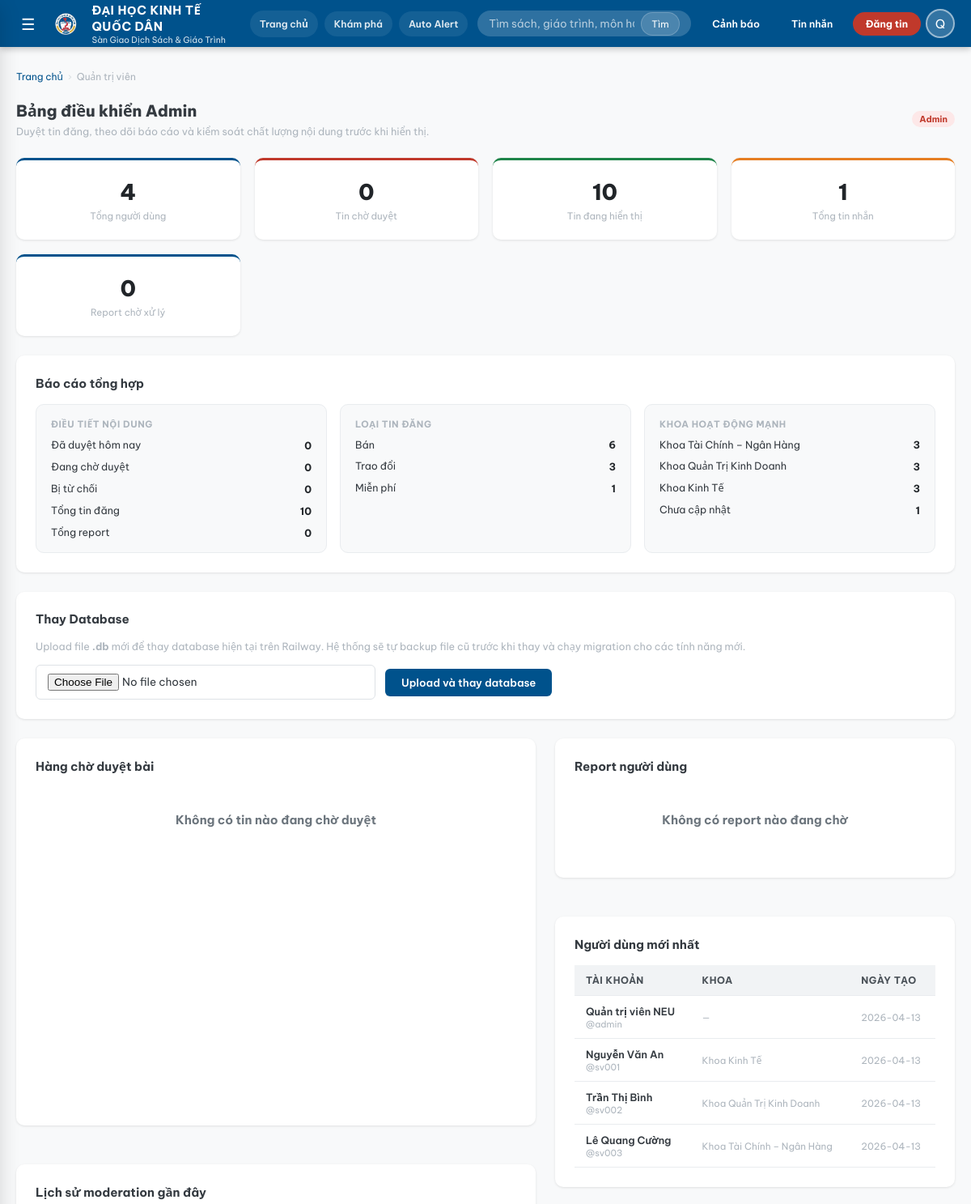
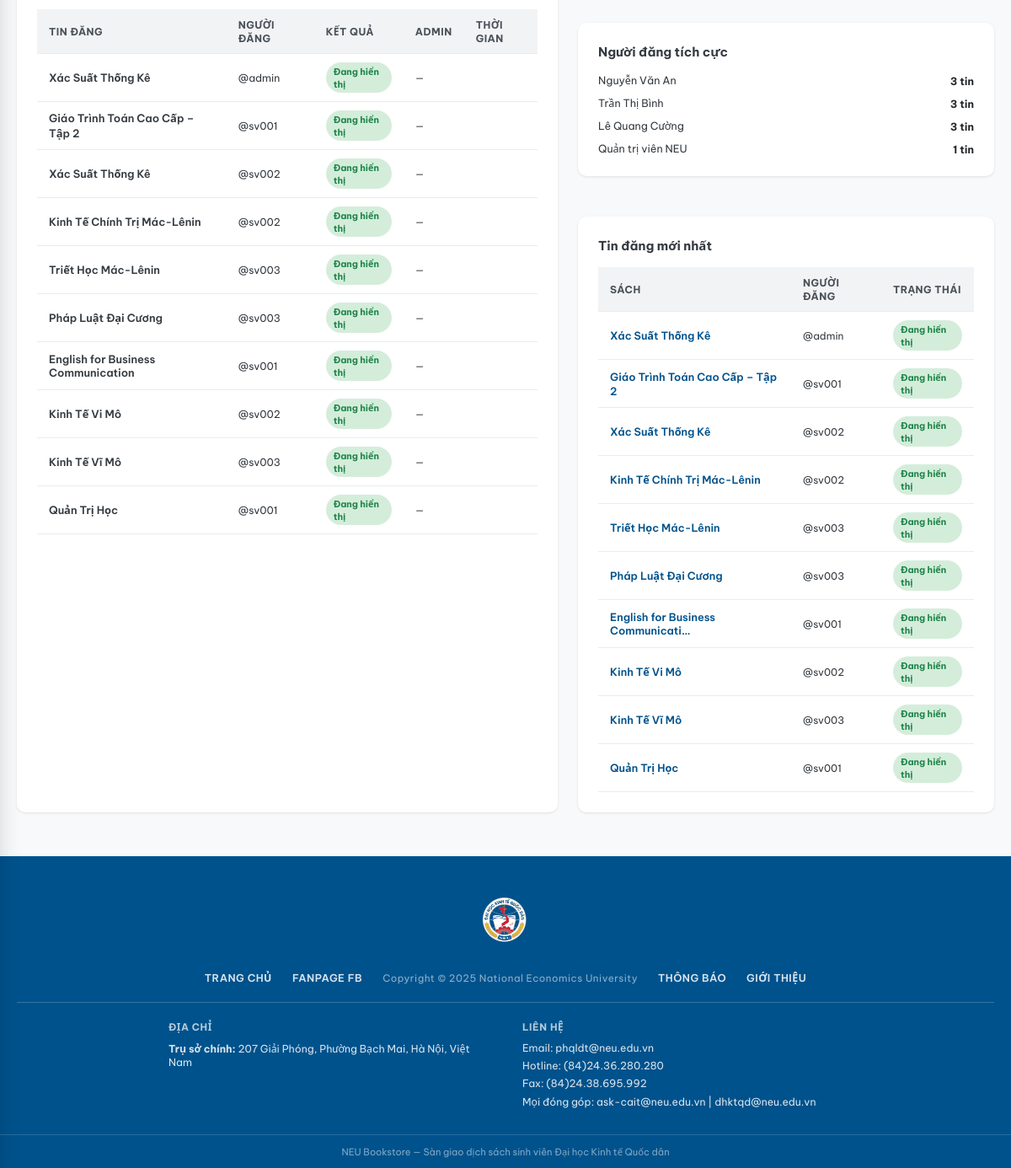
Page /admin (signed in) on the earlier database version (2 pictures, top to bottom).
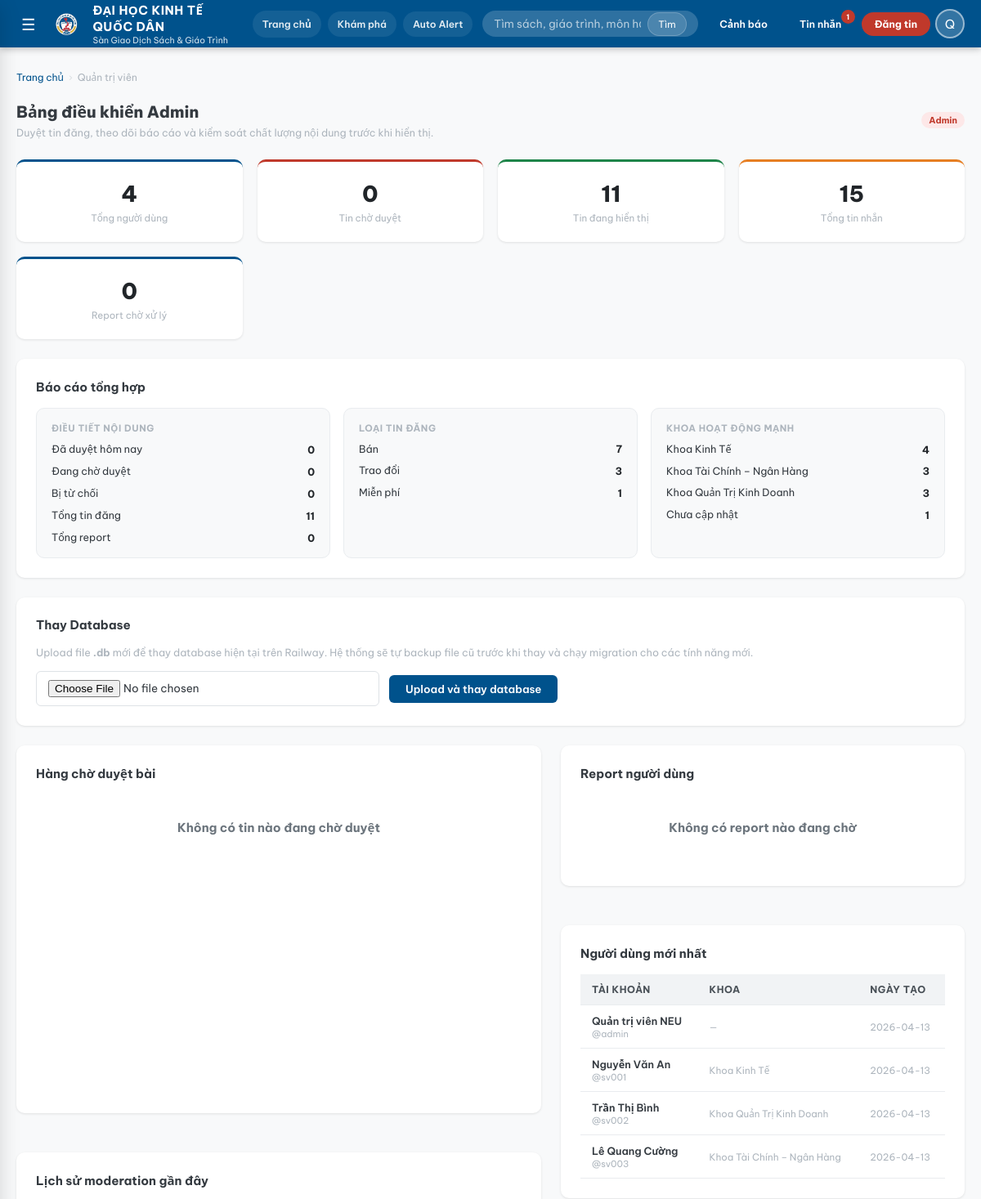
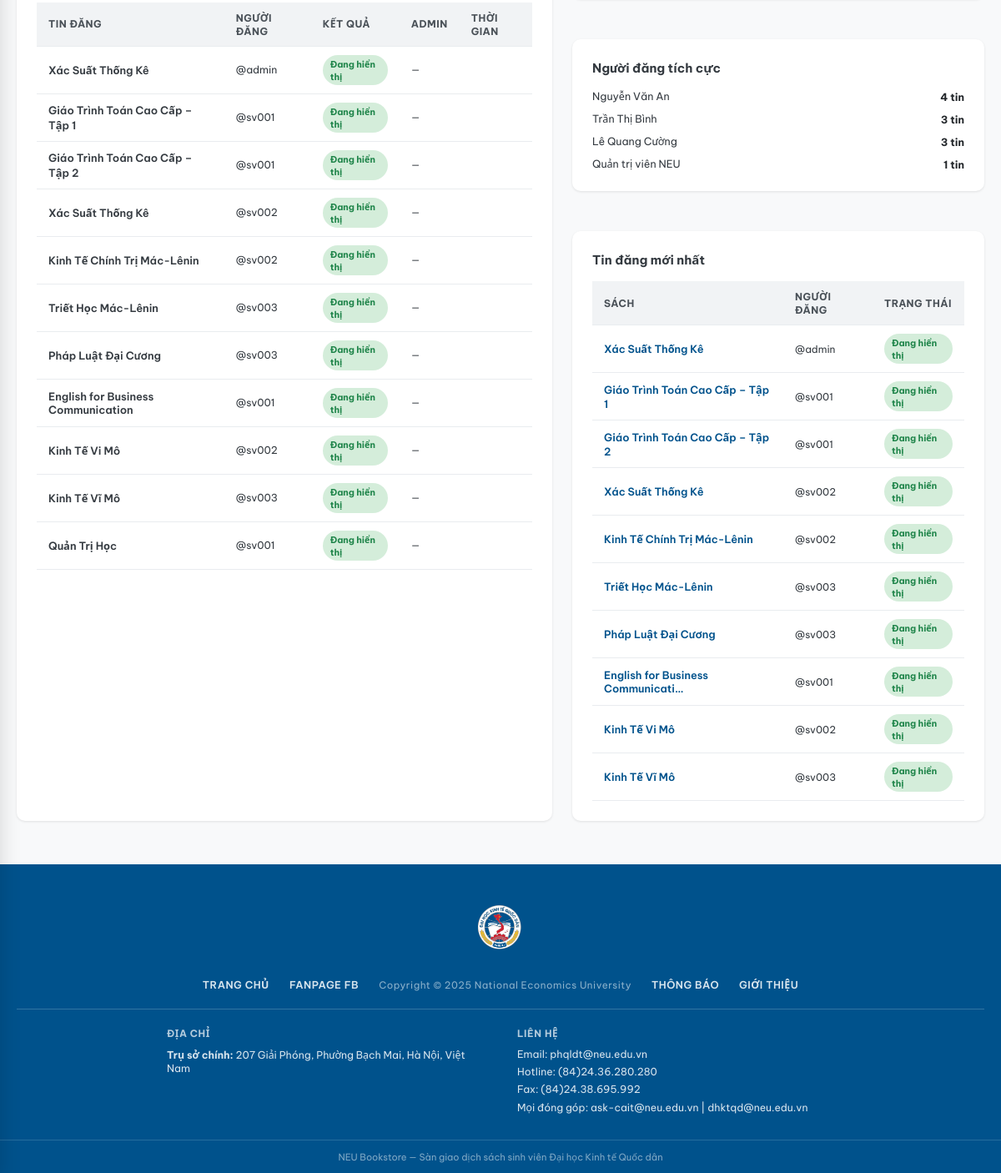
Same page on the later database version (2 pictures, top to bottom).
### tables this page shows
CREATE TABLE "listings" (
            id              INTEGER PRIMARY KEY AUTOINCREMENT,
            book_id         INTEGER REFERENCES books(id) ON DELETE CASCADE,
            seller_id       INTEGER REFERENCES users(id) ON DELETE CASCADE,
            listing_type    TEXT NOT NULL CHECK(listing_type IN ('sell','exchange','free')),
            price           REAL DEFAULT 0,
            condition       TEXT NOT NULL
                            CHECK(condition IN ('new','like_new','good','fair','poor')),
            notes           TEXT,
            status          TEXT DEFAULT 'active'
                            CHECK(status IN ('pending','active','rejected','sold','reserved','closed')),
            exchange_for    TEXT,
            moderated_by    INTEGER REFERENCES users(id) ON DELETE SET NULL,
            moderated_at    TIMESTAMP,
            moderation_note TEXT,
            views           INTEGER DEFAULT 0,
            created_at      TIMESTAMP DEFAULT CURRENT_TIMESTAMP,
            updated_at      TIMESTAMP DEFAULT CURRENT_TIMESTAMP
        , meeting_label TEXT, meeting_latitude REAL, meeting_longitude REAL);

CREATE TABLE books (
    id           INTEGER PRIMARY KEY AUTOINCREMENT,
    title        TEXT    NOT NULL,
    author       TEXT,
    isbn         TEXT,
    publisher    TEXT,
    publish_year INTEGER,
    edition      TEXT,
    category_id  INTEGER REFERENCES categories(id) ON DELETE SET NULL,
    faculty      TEXT,
    course_year  INTEGER,
    subject_code TEXT,
    description  TEXT,
    cover_emoji  TEXT    DEFAULT '📖',
    created_at   TIMESTAMP DEFAULT CURRENT_TIMESTAMP
, cover_image TEXT);

CREATE TABLE users (
    id            INTEGER PRIMARY KEY AUTOINCREMENT,
    username      TEXT    UNIQUE NOT NULL,
    password_hash TEXT    NOT NULL,
    full_name     TEXT,
    email         TEXT,
    phone         TEXT,
    student_id    TEXT    UNIQUE,
    faculty       TEXT,
    course_year   INTEGER,
    role          TEXT    DEFAULT 'student' CHECK(role IN ('student','admin')),
    bio           TEXT,
    rating_avg    REAL    DEFAULT 0,
    rating_count  INTEGER DEFAULT 0,
    created_at    TIMESTAMP DEFAULT CURRENT_TIMESTAMP
, reputation_score INTEGER DEFAULT 0, completed_deals INTEGER DEFAULT 0, location_label TEXT, latitude REAL, longitude REAL);

### app.py (the view)
@app.route("/admin")
@login_required
@admin_required
def admin():
    conn = get_db_connection()
    stats = conn.execute("""
        SELECT
          (SELECT COUNT(*) FROM users)                               total_users,
          (SELECT COUNT(*) FROM books)                               total_books,
          (SELECT COUNT(*) FROM listings)                            total_listings,
          (SELECT COUNT(*) FROM listings WHERE status='active')      active_listings,
          (SELECT COUNT(*) FROM listings WHERE status='pending')     pending_listings,
          (SELECT COUNT(*) FROM listings WHERE status='rejected')    rejected_listings,
          (SELECT COUNT(*) FROM user_reports WHERE status='pending') pending_reports,
          (SELECT COUNT(*) FROM user_reports)                        total_reports,
          (SELECT COUNT(*) FROM messages)                            total_messages,
          (SELECT COUNT(*) FROM listings
             WHERE moderated_at >= date('now'))                      moderated_today
    """).fetchone()
    recent_users = conn.execute(
        "SELECT * FROM users ORDER BY created_at DESC LIMIT 10"
    ).fetchall()
    pending_listings = conn.execute("""
        SELECT l.*, b.title, u.username seller, u.full_name seller_name
        FROM listings l
        JOIN books b ON b.id=l.book_id
        JOIN users u ON u.id=l.seller_id
        WHERE l.status='pending'
        ORDER BY l.created_at ASC
        LIMIT 20
    """).fetchall()
    recent_listings = conn.execute("""
        SELECT l.*, b.title, b.cover_image, u.username seller, u.full_name seller_name
        FROM listings l
        JOIN books b ON b.id=l.book_id
        JOIN users u ON u.id=l.seller_id
        ORDER BY l.created_at DESC LIMIT 10
    """).fetchall()
    listing_type_report = conn.execute("""
        SELECT listing_type, COUNT(*) total
        FROM listings
        GROUP BY listing_type
        ORDER BY total DESC
    """).fetchall()
    faculty_report = conn.execute("""
        SELECT COALESCE(u.faculty, 'Chưa cập nhật') faculty, COUNT(*) total
        FROM listings l
        JOIN users u ON u.id=l.seller_id
        WHERE l.status='active'
        GROUP BY COALESCE(u.faculty, 'Chưa cập nhật')
        ORDER BY total DESC
        LIMIT 8
    """).fetchall()
    top_sellers = conn.execute("""
        SELECT u.username, u.full_name, COUNT(*) total_listings
        FROM listings l
        JOIN users u ON u.id=l.seller_id
        WHERE l.status='active'
        GROUP BY u.id
        ORDER BY total_listings DESC, u.username ASC
        LIMIT 8
    """).fetchall()
    moderation_report = conn.execute("""
        SELECT l.id, b.title, l.status, l.moderated_at, l.moderation_note,
               u.username seller, a.username admin_name
        FROM listings l
        JOIN books b ON b.id=l.book_id
        JOIN users u ON u.id=l.seller_id
        LEFT JOIN users a ON a.id=l.moderated_by
        WHERE l.status IN ('active', 'rejected')
        ORDER BY COALESCE(l.moderated_at, l.updated_at) DESC
        LIMIT 12
    """).fetchall()
    pending_reports = conn.execute("""
        SELECT r.*, reporter.username reporter_username, reporter.full_name reporter_name,
               target.username target_username, target.full_name target_name,
               l.id listing_id, b.title listing_title
        FROM user_reports r
        JOIN users reporter ON reporter.id=r.reporter_id
        JOIN users target   ON target.id=r.reported_user_id
        LEFT JOIN listings l ON l.id=r.listing_id
        LEFT JOIN books b ON b.id=l.book_id
        WHERE r.status='pending'
        ORDER BY r.created_at ASC
        LIMIT 20
    """).fetchall()
    conn.close()
    return render_template(
        "admin.html",
        stats=stats,
        recent_users=recent_users,
        pending_listings=pending_listings,
        recent_listings=recent_listings,
        listing_type_report=listing_type_report,
        faculty_report=faculty_report,
        top_sellers=top_sellers,
        moderation_report=moderation_report,
        pending_reports=pending_reports,
    )

### app.py (called while the page is built)
def format_local_timestamp(value, fmt="%H:%M"):
    if not value:
        return ""
    try:
        dt = datetime.strptime(value, "%Y-%m-%d %H:%M:%S") + timedelta(hours=7)
        return dt.strftime(fmt)
    except ValueError:
        return value

def login_required(f):
    @wraps(f)
    def decorated(*args, **kwargs):
        if "user_id" not in session:
            flash("Vui lòng đăng nhập để tiếp tục.", "warning")
            return redirect(url_for("login"))
        return f(*args, **kwargs)
    return decorated

def admin_required(f):
    @wraps(f)
    def decorated(*args, **kwargs):
        if session.get("role") != "admin":
            flash("Không có quyền truy cập.", "danger")
            return redirect(url_for("home"))
        return f(*args, **kwargs)
    return decorated

def get_current_user():
    if "user_id" not in session:
        return None
    conn = get_db_connection()
    user = conn.execute("SELECT * FROM users WHERE id=?", (session["user_id"],)).fetchone()
    conn.close()
    return user

### templates/admin.html (shortened to what the changed rows need)
{% extends "base.html" %}
{% block content %}
<div class="container">
  <div style="display:flex;align-items:center;gap:10px;justify-content:space-between;flex-wrap:wrap;margin-bottom:24px">
    <div>
      <h1 style="font-size:1.3rem;font-weight:800">Bảng điều khiển Admin</h1>
    </div>
  </div>
  <div class="stats-grid" style="margin-bottom:24px">
    <div class="stat-card">
      <div class="stat-value">{{ stats.active_listings }}</div>
      <div class="stat-label">Tin đang hiển thị</div>
    </div>
    <div class="stat-card">
      <div class="stat-value">{{ stats.total_messages }}</div>
      <div class="stat-label">Tổng tin nhắn</div>
    </div>
  </div>
  <div class="panel" style="margin-bottom:24px">
    <div class="report-grid">
      <div class="report-card">
        <div class="report-list">
          <div class="report-row"><span>Tổng tin đăng</span><strong>{{ stats.total_listings }}</strong></div>
        </div>
      </div>
      <div class="report-card">
        <div class="report-list">
          {% for row in listing_type_report %}
            <div class="report-row">
              <span>{{ TYPE_LABELS.get(row.listing_type, (row.listing_type, ''))[0] }}</span>
              <strong>{{ row.total }}</strong>
            </div>
          {% endfor %}
        </div>
      </div>
      <div class="report-card">
        <div class="report-list">
          {% for row in faculty_report %}
            <div class="report-row">
              <span>{{ row.faculty }}</span>
              <strong>{{ row.total }}</strong>
            </div>
          {% endfor %}
        </div>
      </div>
    </div>
  </div>
  <div class="admin-grid">
    <div class="admin-stack">
      <div class="panel">
        <div class="table-wrap">
          <table>
            <thead>
              <tr>
                <th>Tin đăng</th>
                <th>Người đăng</th>
                <th>Kết quả</th>
                <th>Admin</th>
                <th>Thời gian</th>
              </tr>
            </thead>
            <tbody>
              {% for row in moderation_report %}
                {% set status_info = LISTING_STATUS_META.get(row.status, (row.status, 'badge-gray')) %}
                <tr>
                  <td>
                    <div style="font-weight:600;font-size:.86rem">{{ row.title }}</div>
                  </td>
                  <td style="font-size:.82rem">@{{ row.seller }}</td>
                  <td><span class="badge {{ status_info[1] }}">{{ status_info[0] }}</span></td>
                  <td style="font-size:.82rem">{{ row.admin_name or '—' }}</td>
                  <td style="font-size:.78rem;color:var(--gray-500)">{{ format_local_timestamp(row.moderated_at, '%d/%m %H:%M') }}</td>
                </tr>
              {% endfor %}
            </tbody>
          </table>
        </div>
      </div>
    </div>
    <div class="admin-stack">
      <div class="panel">
        <div class="table-wrap">
          <table>
            <thead>
              <tr>
                <th>Tài khoản</th>
                <th>Khoa</th>
                <th>Ngày tạo</th>
              </tr>
            </thead>
            <tbody>
              {% for u in recent_users %}
                <tr>
                  <td>
                    <div style="font-weight:600">{{ u.full_name or u.username }}</div>
                    <div style="font-size:.74rem;color:var(--gray-500)">@{{ u.username }}</div>
                  </td>
                  <td style="font-size:.78rem;color:var(--gray-500)">{{ u.faculty or '—' }}</td>
                  <td style="font-size:.78rem;color:var(--gray-500)">{{ u.created_at[:10] }}</td>
                </tr>
              {% endfor %}
            </tbody>
          </table>
        </div>
      </div>
      <div class="panel">
        <div class="report-list">
          {% for row in top_sellers %}
            <div class="report-row">
              <span>{{ row.full_name or row.username }}</span>
              <strong>{{ row.total_listings }} tin</strong>
            </div>
          {% endfor %}
        </div>
      </div>
      <div class="panel">
        <div class="table-wrap">
          <table>
            <thead>
              <tr>
                <th>Sách</th>
                <th>Người đăng</th>
                <th>Trạng thái</th>
              </tr>
            </thead>
            <tbody>
              {% for l in recent_listings %}
                {% set status_info = LISTING_STATUS_META.get(l.status, (l.status, 'badge-gray')) %}
                <tr>
                  <td>
                    <a href="{{ url_for('listing_detail', lid=l.id) }}"
                       style="font-size:.85rem;font-weight:600;color:var(--neu-blue)">
                      {{ l.title[:32] }}{% if l.title|length > 32 %}…{% endif %}
                    </a>
                  </td>
                  <td style="font-size:.8rem">@{{ l.seller }}</td>
                  <td><span class="badge {{ status_info[1] }}">{{ status_info[0] }}</span></td>
                </tr>
              {% endfor %}
            </tbody>
          </table>
        </div>
      </div>
    </div>
  </div>
</div>
{% endblock %}

### templates/base.html (shortened to what this page needs)
<!DOCTYPE html>
<html lang="vi">
<head>
  <link rel="stylesheet" href="{{ url_for('static', filename='css/style.css') }}">
</head>
<body>
<div class="page-wrapper">
  <header class="site-header">
    <div class="header-inner">
      <button class="header-menu-btn" id="menuBtn" title="Mở menu">☰</button>
      <a href="{{ url_for('home') }}" class="header-logo">
        <img src="{{ url_for('static', filename='images/neu-logo.png') }}" alt="NEU logo" class="header-logo-mark">
        <div class="header-logo-text">
          <span>ĐẠI HỌC KINH TẾ QUỐC DÂN</span>
          <span class="header-logo-sub">Sàn Giao Dịch Sách &amp; Giáo Trình</span>
        </div>
      </a>
      {% if current_user %}
        <div class="header-quicknav">
          <a href="{{ url_for('home') }}" class="header-quicklink">Trang chủ</a>
          <a href="{{ url_for('listings') }}" class="header-quicklink">Khám phá</a>
          <a href="{{ url_for('profile') }}#wanted-books" class="header-quicklink">Auto Alert</a>
        </div>
      {% endif %}
      <form class="header-search" action="{{ url_for('listings') }}" method="GET">
        <input type="text" name="q" placeholder="Tìm sách, giáo trình, môn học..." value="{{ request.args.get('q','') }}">
        <button type="submit">Tìm</button>
      </form>
      <div class="header-actions">
        <a href="{{ url_for('profile') }}#wanted-books" class="header-btn" title="Cảnh báo sách">
          Cảnh báo
        </a>
        <a href="{{ url_for('messages') }}" class="header-btn" title="Tin nhắn">
          Tin nhắn
          {% if unread_count > 0 %}
            <span class="badge-count">{{ unread_count }}</span>
          {% endif %}
        </a>
        <a href="{{ url_for('post_listing') }}" class="btn-post-header">Đăng tin</a>
        <div class="header-account">
          <div class="header-avatar" id="avatarBtn">
            {{ current_user.full_name[0] if current_user and current_user.full_name else 'U' }}
          </div>
        </div>
      </div>
    </div>
  </header>
  <main class="main-content">
    {% block content %}{% endblock %}
  </main>
  <footer class="site-footer">
    <div class="footer-top">
      <div class="container">
        <div class="footer-logo-row">
          <img src="{{ url_for('static', filename='images/neu-logo.png') }}" alt="NEU logo" class="footer-logo-mark">
        </div>
        <div class="footer-nav-row">
          <a href="{{ url_for('home') }}">TRANG CHỦ</a>
          <a href="https://www.facebook.com/neu.edu.vn" target="_blank" rel="noreferrer">FANPAGE FB</a>
          <span class="footer-copyright">Copyright © 2025 National Economics University</span>
          <a href="#">THÔNG BÁO</a>
          <a href="https://neu.edu.vn" target="_blank" rel="noreferrer">GIỚI THIỆU</a>
        </div>
        <div class="footer-info-row">
          <div class="footer-info-block">
            <h4>Địa chỉ</h4>
            <div class="footer-info-item">
              <span><strong>Trụ sở chính:</strong> 207 Giải Phóng, Phường Bạch Mai, Hà Nội, Việt Nam</span>
            </div>
          </div>
          <div class="footer-info-block">
            <h4>Liên hệ</h4>
            <div class="footer-info-item"><span>Email: phqldt@neu.edu.vn</span></div>
            <div class="footer-info-item"><span>Hotline: (84)24.36.280.280</span></div>
            <div class="footer-info-item"><span>Fax: (84)24.38.695.992</span></div>
            <div class="footer-info-item"><span>Mọi đóng góp: ask-cait@neu.edu.vn | dhktqd@neu.edu.vn</span></div>
          </div>
        </div>
      </div>
    </div>
    <div class="footer-bottom">NEU Bookstore — Sàn giao dịch sách sinh viên Đại học Kinh tế Quốc dân</div>
  </footer>
</div>
</body>
</html>

Differences in the rows shown:
no longer on one of the page's lists (row unchanged): listings: title "Quản Trị Học", seller "sv001"
added listings: title "Giáo Trình Toán Cao Cấp – Tập 1", seller "sv001", status_info "Đang hiển thị", admin_name "—"
computed for users "Nguyễn Văn An": total_listings "3" → "4"
Other differences:
{{ unread_count }}: (not shown) → "1"
{{ stats.active_listings }}: "10" → "11"
{{ stats.total_messages }}: "1" → "15"
{{ stats.total_listings }}: "10" → "11"
new list line: "Bán 7"
new list line: "Khoa Kinh Tế 4"
list line gone: "Bán 6"
list line gone: "Khoa Kinh Tế 3"
